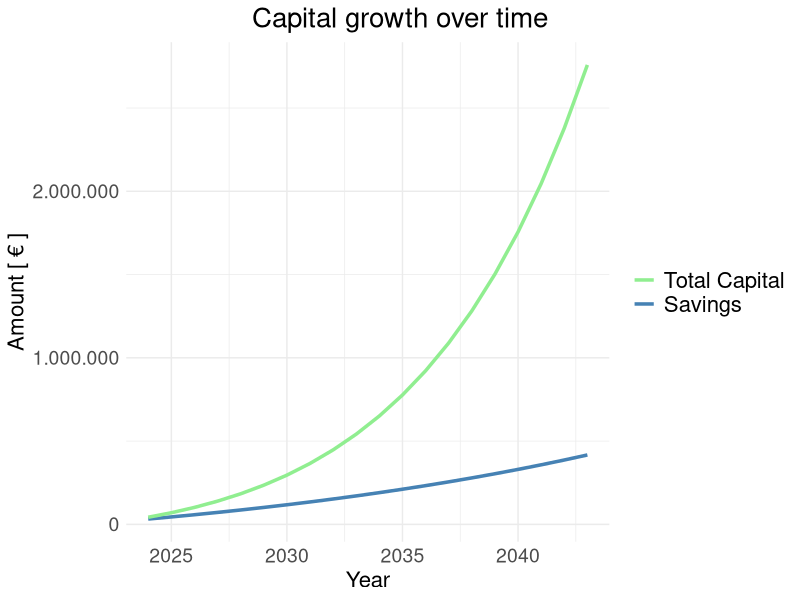
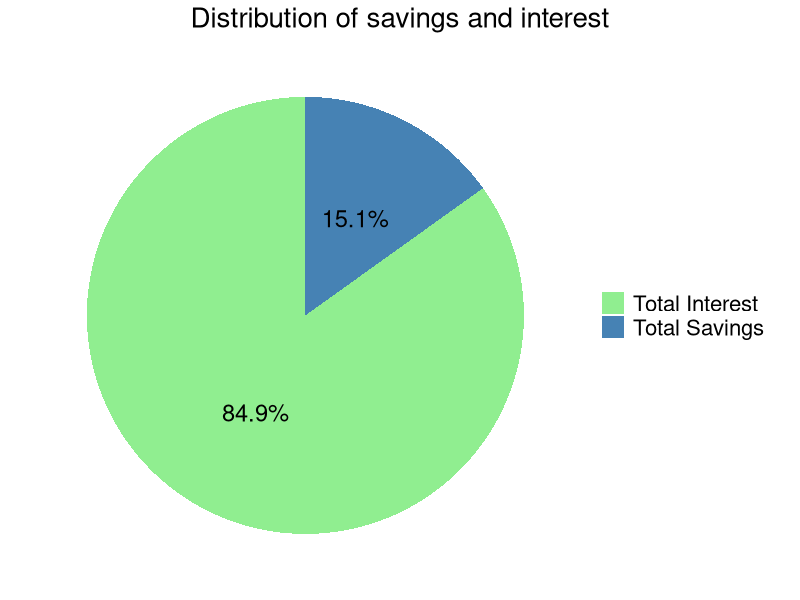
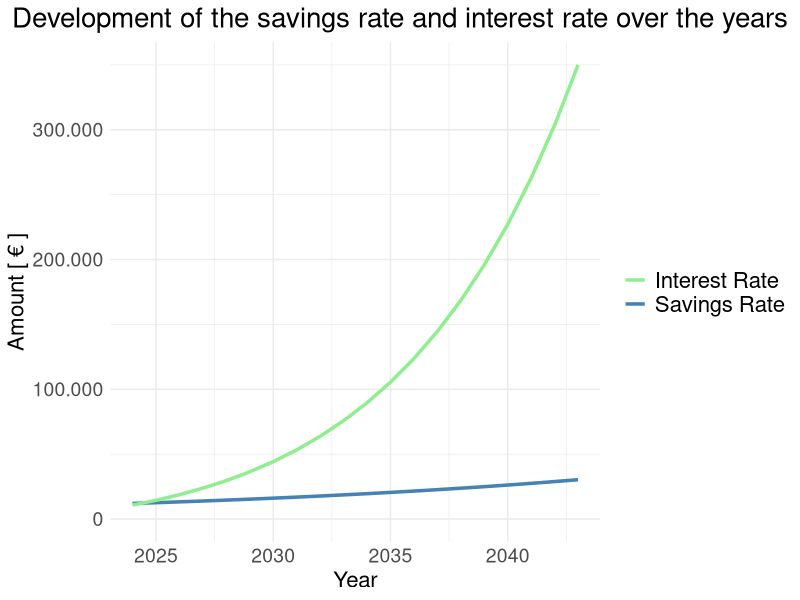
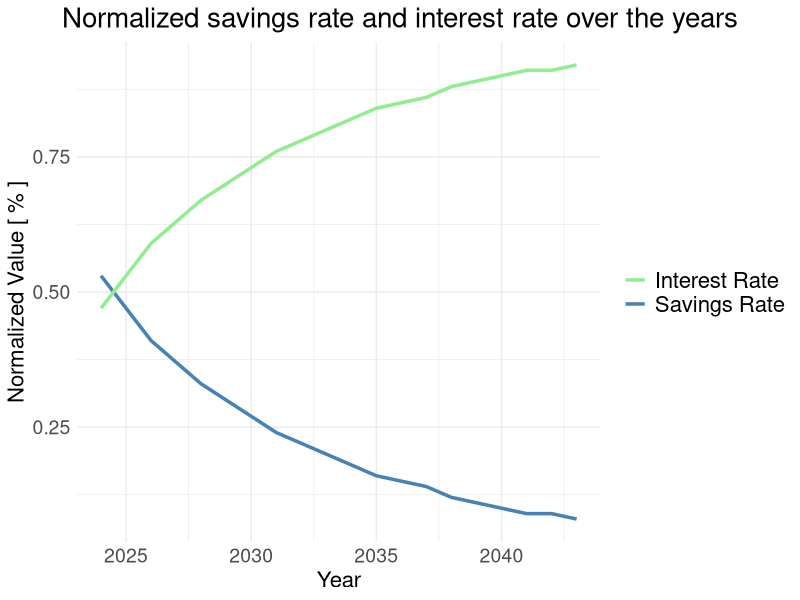
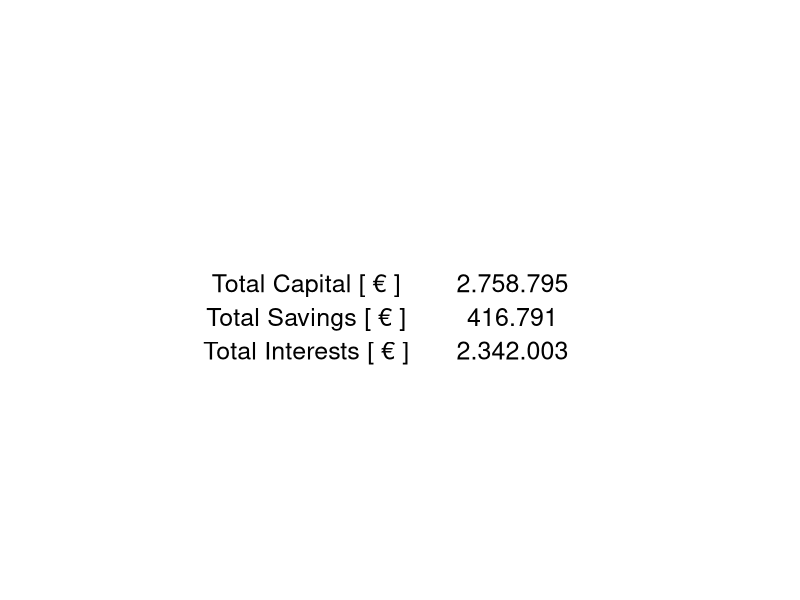
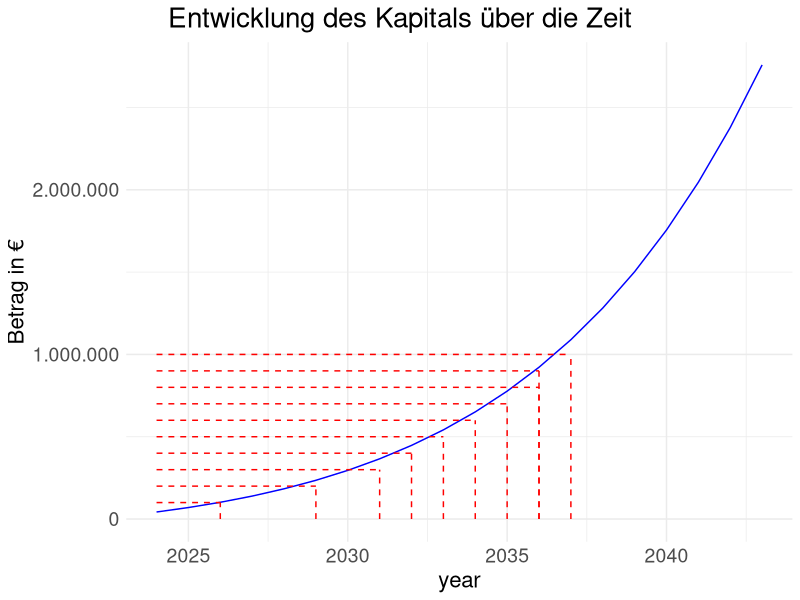

These figures' R source, in order:
# Load libraries
library(ggplot2)
library(gridExtra)
library(lubridate)
library(tibble)

# Input parameters
start_date <- ymd("2024-01-01")
initial_capital <- 20000
savings_rate <- 1000
savings_intervall <- "monthly"  # oder "yearly"
adjustment_rate <- 0.05  # 5% als Dezimalzahl
interest_rate <- 0.125  # 3% als Dezimalzahl
investment_period <- 20  # in yearen
savings_suspension <- NA  # Optionaler Wert
target_value <- NA  # Optionaler Wert

# Create table
results <- tibble(
  year = year(start_date) + 0:(investment_period - 1),
  capital_start = NA_real_,
  savings_anount = NA_real_,
  interest = NA_real_,
  accumulated_capital = NA_real_,
  growth = NA_real_,
  savings_anount_normalized = NA_real_,
  interest_normalized = NA_real_,
  capital_end = NA_real_
)

accumulated_savings_anount <- 0

for (i in 1:investment_period) {
  if (i == 1) {
    capital_start <- initial_capital
  } else {
    capital_start <- results$capital_end[i - 1]
  }
  
  if (!is.na(savings_suspension) && i > savings_suspension && savings_suspension < investment_period) {
    savings_anount <- 0
  } else {
    if (savings_intervall == "monthly") {
      savings_anount <- savings_rate * (1 + adjustment_rate)^(i - 1) * 12
    } else {
      savings_anount <- savings_rate * (1 + adjustment_rate)^(i - 1)
    }
  }
  
  if (savings_intervall == "monthly") {
    monthlyer_interest_rate <- interest_rate / 12
    interest <- sum(sapply(1:12, function(m) (capital_start + (m - 1) * savings_anount * (1 + adjustment_rate)^(i - 1)) * monthlyer_interest_rate))
  } else {
    interest <- capital_start * interest_rate
  }
  
  accumulated_savings_anount <- accumulated_savings_anount + savings_anount
  accumulated_capital <- initial_capital + accumulated_savings_anount
  growth <- savings_anount + interest
  savings_anount_normalized <- savings_anount / growth
  interest_normalized <- interest / growth
  capital_end <- capital_start + growth
  
  results$capital_start[i] <- round(capital_start, 2)
  results$savings_anount[i] <- round(savings_anount, 2)
  results$interest[i] <- round(interest, 2)
  results$accumulated_capital[i] <- round(accumulated_capital, 2)
  results$growth[i] <- round(growth, 2)
  results$savings_anount_normalized[i] <- round(savings_anount_normalized, 2)
  results$interest_normalized[i] <- round(interest_normalized, 2)
  results$capital_end[i] <- round(capital_end, 2)
}

# Summenzeile hinzufügen, TO DO: Vergleich Results und complete data
complete_data <- results
complete_data <- rbind(complete_data, c('Sum', NA, round(sum(complete_data$savings_anount), 2), round(sum(complete_data$interest), 2), NA, NA, NA, NA, round(complete_data$capital_end[investment_period], 2)))
#results <- rbind(results, c(NA, NA, round(sum(results$savings_anount), 2), round(sum(results$interest), 2), NA, NA, NA, NA, round(results$capital_end[investment_period], 2)))

# Diagramm erstellen
ggplot(results, aes(x = year)) +
  geom_line(aes(y = accumulated_capital, color = "Savings"), size = 1.2) +
  geom_line(aes(y = capital_end, color = "Total Capital"), size = 1.2) +
  labs(title = "Capital growth over time", x = "Year", y = "Amount [ € ]") +
  scale_y_continuous(labels = scales::comma_format(big.mark = ".", decimal.mark = ",")) +
  scale_color_manual(values = c("Savings" = "steelblue", "Total Capital" = "lightgreen"),
                     breaks = c("Total Capital", "Savings")) + # Reihenfolge in der Legende ändern
  guides(color = guide_legend(title = NULL)) +
  theme_minimal() +
  theme(
    plot.title = element_text(size = 20, hjust = 0.5),
    plot.title.position = "plot",
    legend.text = element_text(size = 16),
    axis.text = element_text(size = 14), # Größe der Achsenbeschriftung ändern
    axis.title = element_text(size = 16)  # Größe des Achsentitels ändern
  )

# Daten für den Pie-Chart berechnen
total_savings_anount <- sum(results$savings_anount) + initial_capital
total_interest <- sum(results$interest)
total_capital <- total_savings_anount + total_interest

# Daten für den Pie-Chart erstellen
pie_data <- data.frame(
  Kategorie = c("Total Savings", "Total Interest"),
  Wert = c(total_savings_anount, total_interest)
)

ggplot(pie_data, aes(x = "", y = Wert, fill = Kategorie)) +
  geom_bar(width = 1, stat = "identity") +
  coord_polar("y", start = 0) +
  geom_text(aes(label = paste0(round(Wert / total_capital * 100, 1), "%")), 
            position = position_stack(vjust = 0.5), size = 6) +
  labs(title = "Distribution of savings and interest") +
  scale_fill_manual(values = c("Total Interest" = "lightgreen", "Total Savings" = "steelblue")) +
  theme_minimal() +
  theme(
    axis.title.x = element_blank(),
    axis.title.y = element_blank(),
    axis.text.x = element_blank(),
    axis.text.y = element_blank(),
    axis.ticks = element_blank(),
    panel.grid = element_blank(),
    panel.border = element_blank(),
    plot.title = element_text(size = 20, hjust = 0.5),
    plot.title.position = "plot",
    legend.title = element_blank(),
    legend.text = element_text(size = 16)
  )

# Diagramm erstellen
# Höchsten Werte für savings_anount und interest ermitteln
max_savings_anount <- max(results$savings_anount, na.rm = TRUE)
max_interest <- max(results$interest, na.rm = TRUE)
y_max <- max(max_savings_anount, max_interest)

# Diagramm erstellen
ggplot(results, aes(x = year)) +
  geom_line(aes(y = savings_anount, color = "Savings Rate"), size = 1.2) +
  geom_line(aes(y = interest, color = "Interest Rate"), size = 1.2) +
  labs(
    title = "Development of the savings rate and interest rate over the years",
    x = "Year",
    y = "Amount [ € ]"
  ) +
  scale_color_manual(values = c("Savings Rate" = "steelblue", "Interest Rate" = "lightgreen")) +
  scale_y_continuous(limits = c(0, y_max), labels = scales::comma_format(big.mark = ".", decimal.mark = ",")) +
  theme_minimal() +
  theme(
    plot.title = element_text(size = 20, hjust = 0.5),
    plot.title.position = "plot",
    legend.text = element_text(size = 16),
    legend.title = element_blank(),  # Titel der Legende ausblenden
    axis.text = element_text(size = 14), # Größe der Achsenbeschriftung ändern
    axis.title = element_text(size = 16)  # Größe des Achsentitels ändern
  )

# Diagramm erstellen
ggplot(results, aes(x = year)) +
  geom_line(aes(y = savings_anount_normalized, color = "Savings Rate"), size = 1.2) +
  geom_line(aes(y = interest_normalized, color = "Interest Rate"), size = 1.2) +
  labs(
    title = "Normalized savings rate and interest rate over the years",
    x = "Year",
    y = "Normalized Value [ % ]"
  ) +
  scale_color_manual(values = c("Savings Rate" = "steelblue", "Interest Rate" = "lightgreen")) +
  theme_minimal() +
  theme(
    plot.title = element_text(size = 20, hjust = 0.5),
    plot.title.position = "plot",
    legend.text = element_text(size = 16),
    legend.title = element_blank(),  # Titel der Legende ausblenden
    axis.text = element_text(size = 14), # Größe der Achsenbeschriftung ändern
    axis.title = element_text(size = 16)  # Größe des Achsentitels ändern
  )


# Daten für die Tabelle erstellen, TO DO: Tabelle optimieren
table_data <- data.frame(
  Category_gssgsd = c("Total Capital [ € ]", "Total Savings [ € ]", "Total Interests [ € ]"),
  Value_gffgdgd = c(format(round(total_capital), big.mark = ".", decimal.mark = ",", scientific = FALSE),
                    format(round(total_savings_anount), big.mark = ".", decimal.mark = ",", scientific = FALSE),
                    format(round(total_interest), big.mark = ".", decimal.mark = ",", scientific = FALSE))
)

# Tabelle erstellen
table_grob <- tableGrob(table_data, 
                        rows = NULL, 
                        theme = ttheme_minimal(
                          base_size = 18, # Größe des Textes ändern
                          core = list(just = c("left", "right")), # Textausrichtung für beide Spalten
                          colhead = list(fg_params = list(col = "transparent")) # Überschriften ausblenden
                        ))

# Tabelle anzeigen
grid.arrange(table_grob)

# Diagramm erstellen
# Bestimmen Sie die yeare, in denen die Linie capital_end die Schwellenwerte erreicht
thresholds <- seq(100000, 1000000, by = 100000)
years_at_threshold <- numeric(length(thresholds))

for (i in 1:length(thresholds)) {
  years_at_threshold[i] <- min(results$year[results$capital_end >= thresholds[i]], na.rm = TRUE)
}

# Erstellen Sie ein Dataframe für die Segmente
segment_data <- data.frame(
  x = rep(min(results$year), length(thresholds)),
  xend = years_at_threshold,
  y = thresholds,
  yend = thresholds
)

# Diagramm erstellen, TO DO: fertigstellen
ggplot(results, aes(x = year, y = capital_end)) +
  geom_line(color = "blue") +
  geom_segment(data = segment_data, aes(x = x, xend = xend, y = y, yend = yend), linetype = "dashed", color = "red") +
  geom_segment(data = segment_data, aes(x = xend, xend = xend, y = 0, yend = y), linetype = "dashed", color = "red") +
  labs(title = "Entwicklung des Kapitals über die Zeit", x = "year", y = "Betrag in €") +
  scale_y_continuous(labels = scales::comma_format(big.mark = ".", decimal.mark = ",")) +
  theme_minimal() +
  theme(
    plot.title = element_text(size = 20, hjust = 0.5),
    plot.title.position = "plot",
    legend.text = element_text(size = 16),
    axis.text = element_text(size = 14), # Größe der Achsenbeschriftung ändern
    axis.title = element_text(size = 16)  # Größe des Achsentitels ändern
  )

